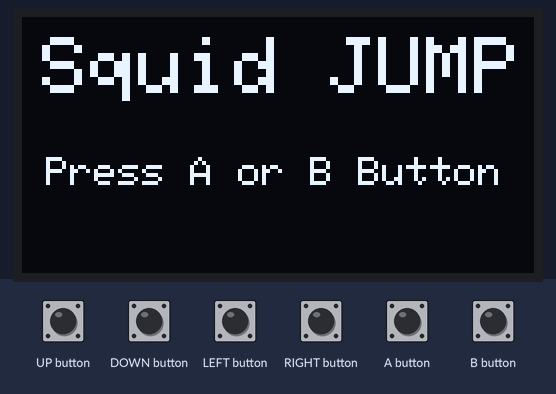
A sketch run on a simulated Arduboy, built with avr-gcc and run on an emulated ATmega32U4. Parts: 128×64 one-colour display. The inputs (shaded band) are chosen by the test bench. Random numbers use the default seed unless the sketch sets one.

Above: at 5.2 s.
5.3 s: B button pressed for 0.15 s
At 6.8 s:
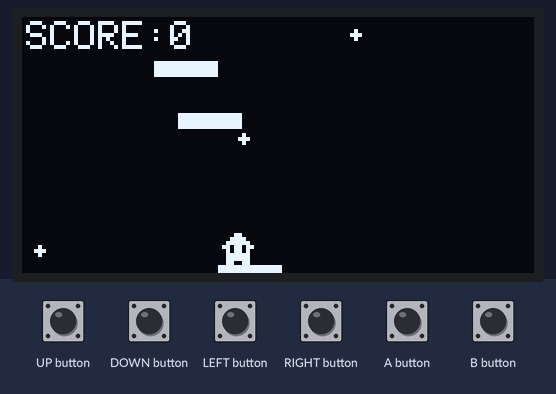
7.1 s: RIGHT button pressed for 1 s
At 8.7 s:
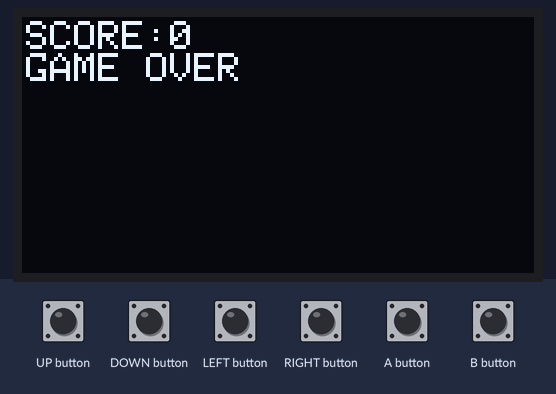
10.8 s: B button pressed for 1 s
At 12.02 s:
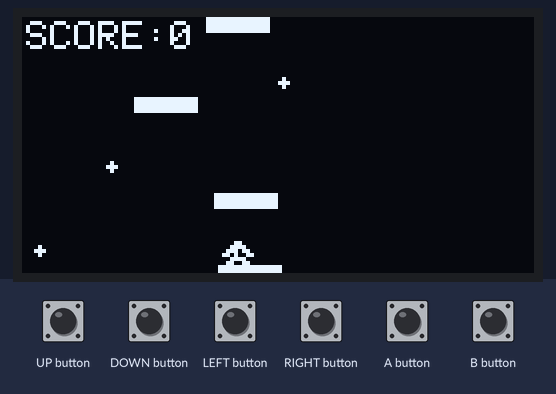
12.4 s: LEFT button pressed for 0.15 s
At 14.0 s:
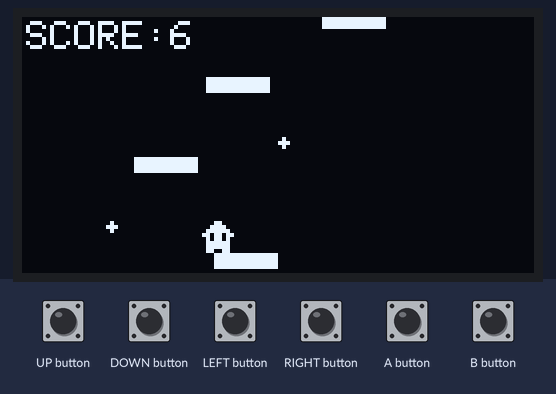
14.2 s: B button pressed for 1 s
At 15.1 s:
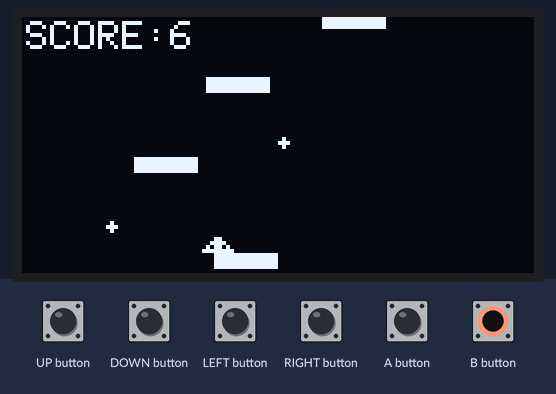
15.8 s: LEFT button pressed for 1 s
At 18.3 s:
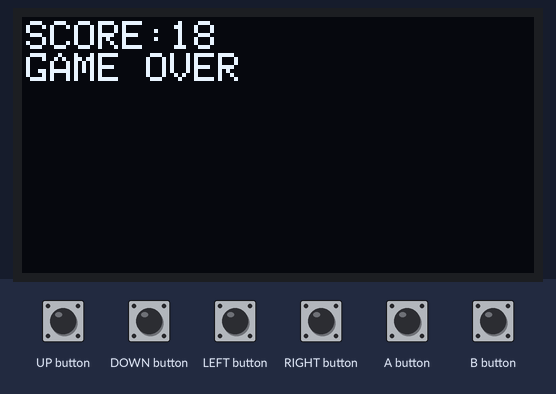
Timing chart, 0 to 19.3 s (numbered marks = the images above; inputs shaded):
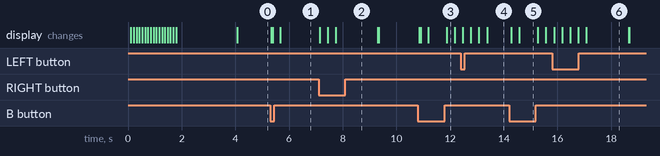

The sketch:

squid_jump.ino
```cpp
//#include <SPI.h>
//#include <EEPROM.h>
#include "gameCore.h"

void setup() {

  setupcore();
}

void loop() {
  // put your main code here, to run repeatedly:

  if (!(arduboy.nextFrame()))
  {
    return;
  }

  arduboy.clear();
  updatecore();
  arduboy.display();
}
```

altlogo.cpp
```cpp
#include "gameCore.h"
#include "altlogo.h"

void altlogo() {

  for(int i = -8; i < 28; i = i + 2)
  {
    arduboy.clear();
    arduboy.setCursor(21, i);
    arduboy.setTextSize(2);
    arduboy.print("ALTech.");
    arduboy.display();
    delay(100);
  }
  arduboy.tunes.tone(987, 160);
  delay(160);
  arduboy.tunes.tone(1318, 400);
  delay(2000);
}
```

altlogo.h
```cpp
#ifndef ALTLOGO_H
#define ALTLOGO_H

void altlogo();

#endif
```

bitmap.cpp
```cpp
#include "bitmap.h"
#include "gameCore.h"

PROGMEM const unsigned char player1[] = {
	//width = 8, height = 8
  0b00001000,
  0b11111100,
  0b11100110,
  0b01111111,
  0b01111111,
  0b11100110,
  0b11111100,
  0b00001000
};

PROGMEM const unsigned char player2[] = {
	//width = 8, height = 8
  0b00100000,
  0b10110000,
  0b11011000,
  0b01111100,
  0b01001100,
  0b11011000,
  0b10110000,
  0b00100000
};

PROGMEM const unsigned char player3[] = {
	//width = 8, height = 8
  0b10000000,
  0b11000000,
  0b10100000,
  0b11110000,
  0b11110000,
  0b10100000,
  0b11000000,
  0b10000000
};

PROGMEM const unsigned char star[] = {
	//width = 8, height = 8
  0b00000000,
  0b00000000,
  0b00000000,
  0b00010000,
  0b00111000,
  0b00010000,
  0b00000000,
  0b00000000
};
```

bitmap.h
```cpp
#ifndef PATROL_BITMAP_H
#define PATROL_BITMAP_H

extern const unsigned char player1[];
extern const unsigned char player2[];
extern const unsigned char player3[];
extern const unsigned char star[];
#endif
```

gameCore.cpp
```cpp
#include "altlogo.h"
#include "gameCore.h"
#include "gameModeChange.h"
#include "player.h"
#include "stage.h"
#include "title.h"
Arduboy arduboy; //coreArduboy

byte nowInput; //byte 0～255
byte gameMode = TITLE; //coreGamemode
byte stageNum = 1;
byte counter = 0;
byte s_init = 0;
byte p_init = 0;
int score = 0;
int upper_pla_y = 54;
int upper_camera_adj = 0;

void setupcore() {
	arduboy.beginNoLogo();
	arduboy.setFrameRate(60);
	arduboy.initRandomSeed();
  altlogo();
}

void updatecore() {

	nowInput = 0;
	if (arduboy.pressed(UP_BUTTON)) { nowInput |= BTN_U; }
	if (arduboy.pressed(DOWN_BUTTON)) { nowInput |= BTN_D; }
	if (arduboy.pressed(LEFT_BUTTON)) { nowInput |= BTN_L; }
	if (arduboy.pressed(RIGHT_BUTTON)) { nowInput |= BTN_R; }
	if (arduboy.pressed(A_BUTTON)) { nowInput |= BTN_A; }
	if (arduboy.pressed(B_BUTTON)) { nowInput |= BTN_B; }
  gameModeChange(nowInput);

	switch (gameMode) {
	case TITLE:
    TitleDisp();
    p_init = 1;
    s_init = 1;
    stageNum = 1;
    score = 0;
		break;

	case GAME_MAIN:

	  upper_camera_adj = camera_adj;
    StageUpdate(stageNum,s_init);
    PlayerUpdate(nowInput,p_init);

    if(camera_adj > upper_camera_adj){score++;}
    arduboy.setCursor(1, 1);
    arduboy.print("SCORE:");
    arduboy.print(score);
    s_init = 0;
    p_init = 0;
	  break;

	case GAME_OVER:
	  if(counter < 100){
      arduboy.setCursor(1, 9);
      arduboy.print("GAME OVER\n");
      arduboy.setCursor(1, 1);
      arduboy.print("SCORE:");
      arduboy.print(score);
	  }else{
	    counter = 0;
	    gameMode = TITLE;
	  }
	  counter++;
		break;

	case GAME_CLEAR:
    if(stageNum < STAGE_LIMIT ){
  	  arduboy.setCursor(4, 9);
      arduboy.print("STAGE ");
      arduboy.print(stageNum);
      arduboy.print(" CLEAR\n");
      counter++;
	    if(counter > 100){
        gameMode = GAME_MAIN;
        p_init = 1;
        s_init = 1;
        stageNum++;
        counter = 0;
      }
    }else{
  	  if(counter < 120){
        arduboy.setCursor(1, 9);
        arduboy.print("All STAGE CLEAR!\n");
        arduboy.print("SCORE:");
        arduboy.print(score);
  	  }else{
	      counter = 0;
	      gameMode = TITLE;
	    }
  	  counter++;
    }
    break;
	}
}
```

gameCore.h
```cpp
#ifndef GAMECORE_H
#define GAMECORE_H

#include <Arduboy.h>
#include <avr/pgmspace.h>

const byte TITLE = 0;
const byte GAME_MAIN = 1;
const byte GAME_OVER = 2;
const byte GAME_CLEAR = 3;

const byte BTN_U = 1;
const byte BTN_D = 2;
const byte BTN_L = 4;
const byte BTN_R = 8;
const byte BTN_B = 16;
const byte BTN_A = 32;

const byte PLAYER_HIT_AREA = 4;
const byte FALL_LINE  = 62;
const byte SCREEN_WIDTH = 128;
const byte SCREEN_HEIGHT = 64;

const byte STAGE_LIMIT= 3;

enum ObjectTypes {
  g_floor = 0, // Sprites
  mid_floor
};

extern Arduboy arduboy;
extern byte gameMode;

void setupcore();
void updatecore();
//void rnd();

#endif
```

gameModeChange.cpp
```cpp
#include "gameCore.h"
#include "gameModeChange.h"
#include "player.h"


void gameModeChange(byte nowInput){

  switch (gameMode) {
	case TITLE:
    if(nowInput == BTN_A || nowInput == BTN_B ){
      gameMode = GAME_MAIN;
    }
		break;
	case GAME_MAIN:
	  fallCheck();
	case GAME_OVER:
	case GAME_CLEAR:
	  break;
  }
}

void fallCheck(void){
 if( pla_y+PLAYER_HIT_AREA > FALL_LINE ){gameMode = GAME_OVER;}
}
```

gameModeChange.h
```cpp
#ifndef GAMEMODECHANGE_H
#define GAMEMODECHANGE_H

void gameModeChange(byte);
void fallCheck();

#endif
```

player.cpp
```cpp
#include "gameCore.h"
#include "logo.h"
#include "player.h"
#include "stage.h"
#include "bitmap.h"

int pla_x;
int pla_y;
int pla_vy;
int camera_x;
int camera_y;
int camera_adj = 0;
int jump_power;
byte pla_state; //stay=0, heap=1, jump=2
byte pla_collision;
byte direction; //stay=0, up=1, down=2

void PlayerUpdate(byte nowInput, byte p_init){

  playerCommonUpdate(nowInput);

	if(p_init == 1){playerInit();}

  jpUpdate();

  moveCore(nowInput);

  dispPlayer();

  areaCheck();

	playerStateChange(nowInput);

}

void playerInit(void) {
   pla_x = 50;
   pla_y = 53;
   pla_state = STAY;
   pla_collision = 1;
   jump_power = 0;
   camera_adj = 0;
}

void playerStateChange(byte nowInput){
	  if(pla_state == STAY && (nowInput == BTN_B))  {pla_state = HEAP;}
	  if(pla_state == HEAP && !(nowInput == BTN_B)) {pla_state = JUMP;}
	  if(pla_state == JUMP && (pla_collision >= 1) && (direction == 2)){pla_state = STAY;}

}

void Collision(bool x,enum ObjectTypes e) {
  if (x == true) {
    if(e = 0){ pla_collision = 1;} //grand_floor
    if(e = 1){
      if(direction != 1){pla_collision = 2;} //mid_floor
    }
  } else {
    pla_collision = 0;
  }
}

void playerCommonUpdate(byte nowInput){
  if(pla_collision == 0){ pla_y++;}
  camera_y = pla_y - 8;
  if((pla_state == STAY || pla_state == HEAP) && (pla_y <= 50)){camera_adj = camera_adj+2;}
  if(nowInput == BTN_B && jump_power < 11 && !(direction == 1)){ jump_power++; } //heap jump power
}

void jpUpdate(){
  switch (pla_state) {
    case STAY:
      if(jump_power >= 1){ jump_power = 0;}
      pla_vy = 0;
      direction = 0;
      break;
    case HEAP:
      break;
    case JUMP:
      if(pla_collision == 0){ pla_y = pla_y-2;}
      if(jump_power > 0){
        jump_power--;
        direction = 1;
      }
      pla_vy -= jump_power/2;
      pla_vy = Gravity(pla_vy);
      if(pla_vy > 0){direction = 2;}  //direction check
      break;
  }
}

void moveCore(byte nowInput){
  if(nowInput & BTN_L){ pla_x--;}
  if(nowInput & BTN_R){ pla_x++;}
  if((pla_collision == 1 && direction == 1) ||
     (pla_collision == 0 && direction == 2 )){ pla_y += pla_vy;}
  if(pla_collision == 2 && direction == 1) {pla_y += (pla_vy/8);}//surinuke
}

void dispPlayer(){
  if(jump_power == 0){ arduboy.drawBitmap(pla_x, pla_y, player1, 8, 8, 1);}
  if(jump_power > 0 && jump_power <= 10){ arduboy.drawBitmap(pla_x, pla_y, player2, 8, 8, 1);}
  if(jump_power > 10){ arduboy.drawBitmap(pla_x, pla_y, player3, 8, 8, 1);}
}

void areaCheck(){
  if(pla_x < 4){ pla_x = 4;}
	if(pla_x > SCREEN_WIDTH) { pla_x = SCREEN_WIDTH; }
  if(pla_y < 4){ pla_y = 4;}
	if(pla_y > SCREEN_HEIGHT - 4) { pla_y = SCREEN_HEIGHT - 4; }
}

int Gravity(int vy) {
  if ( vy < 2) {vy++;}
  return vy;
}
```

player.h
```cpp
#ifndef PLAYER_H
#define PLAYER_H
//#include "gameCore.h"

void PlayerUpdate(byte,byte);
int Gravity(int);
void playerInit(void);
void playerStateChange(byte);
void Collision(bool,enum ObjectTypes);
void playerCommonUpdate(byte);
void jpUpdate(void);
void moveCore(byte);
void dispPlayer(void);
void areaCheck(void);

const byte STAY = 0;
const byte HEAP = 1;
const byte JUMP = 2;

extern int pla_x;
extern int pla_y;
extern byte pla_collision;
extern int camera_x;
extern int camera_y;
extern int camera_adj;
#endif
```

stage.cpp
```cpp
#include "gameCore.h"
#include "stage.h"
#include "player.h"
#include "gameModeChange.h"
#include "bitmap.h"

int block_x[INIT];
int block_y[INIT];
int rnd_interval[BLOCK_NUM];
int rnd_x[BLOCK_NUM];
int star_interval[STAR_NUM];
int star_x[STAR_NUM];

void StageUpdate(byte stageNum,byte s_init){

  stageCommonUpdate(stageNum);

	if(s_init == 1){stageInit();}
  for(int i=1; i<BLOCK_NUM; i++){
    blockSet(rnd_x[i], rnd_interval[i] - camera_y + camera_adj,mid_floor,stageNum);
  }
  for(int i=0; i<STAR_NUM; i++){
    arduboy.drawBitmap(star_x[i], star_interval[i]- camera_y + camera_adj, star, 8, 8, 1);
  }
}

void blockSet(int x, int y, ObjectTypes floorType,int stageNum) {
  for(int i=0; i<(BLOCK_DISP_LENGTH/stageNum); i++){arduboy.drawBitmap(x+i+4, y+4, std_block, 1, 1, 1);}
  for(int i=0; i<(BLOCK_LENGTH/stageNum); i++){
    if(pla_x == (x+i) && pla_y >= y-5 && pla_y <= y-3){ //hit
      if(floorType == mid_floor){Collision(true,mid_floor);}
      if(floorType == g_floor){gameMode = GAME_CLEAR;}
    }
  }
}

void stageInit() {
  star_interval[0] = 100;
  for(int i=1; i<BLOCK_NUM; i++){
  	rnd_interval[i] = random(12,35)*(-1) + rnd_interval[i-1];
    rnd_x[i] = random(18,75);
  }
  for(int i=1; i<STAR_NUM; i++){
  	star_interval[i] = random(15,30)*(-1) + star_interval[i-1];
    star_x[i] = random(5,120);
  }
}

void stageCommonUpdate(int stageNum){
  Collision(false,0);
  rnd_interval[0] = 100;
  rnd_x[0] = 45;
  blockSet(45,104 - camera_y + camera_adj,mid_floor,stageNum); //start_block
  blockSet(45,-300 - camera_y + camera_adj,g_floor,stageNum);  //goal_block
  arduboy.drawBitmap(27, -300 - camera_y + camera_adj, star, 8, 8, 1);
  arduboy.drawBitmap(30, -300 - camera_y + camera_adj, star, 8, 8, 1);
  arduboy.drawBitmap(70, -300 - camera_y + camera_adj, star, 8, 8, 1);
  arduboy.drawBitmap(73, -300 - camera_y + camera_adj, star, 8, 8, 1);
}
```

stage.h
```cpp
#ifndef STAGE_H
#define STAGE_H


const byte INIT = 32;
const int BLOCK_NUM = 19;
const int BLOCK_LENGTH = 20;
const int BLOCK_DISP_LENGTH = 16;
const int STAR_NUM = 40;

PROGMEM const unsigned char std_block[] = { 0x0F,0x00,0x00,0x00,0x00,0x00,0x00,0x00 };	// 3	Empty

void StageUpdate(byte,byte);
void blockSet(int,int,ObjectTypes,int);
void stageInit(void);
void stageCommonUpdate(int);

#endif
```

title.cpp
```cpp
#include "gameCore.h"
#include "title.h"

void TitleDisp(){

    arduboy.clear();
    arduboy.setCursor(5, 5);
    arduboy.setTextSize(2);
    arduboy.print("Squid JUMP\n");
    arduboy.setCursor(6, 35);
    arduboy.setTextSize(1);
    arduboy.print("Press A or B Button");
    arduboy.display();

}
```

title.h
```cpp
#ifndef TITLE_H
#define TITLE_H

void TitleDisp();

#endif
```

Source omitted: logo.h (data table, 1246 bytes)

Measured:
- after the input at 5.3 s, the display: first changes at once (image 1 shows a later state)
- after the input at 7.1 s, the display: first changes at once (image 2 shows a later state)
- after the input at 10.8 s, the display: first changes after 0.05 s (image 3 shows a later state)
- after the input at 14.2 s, the display: first changes after 0.08 s (image 5 shows a later state)
